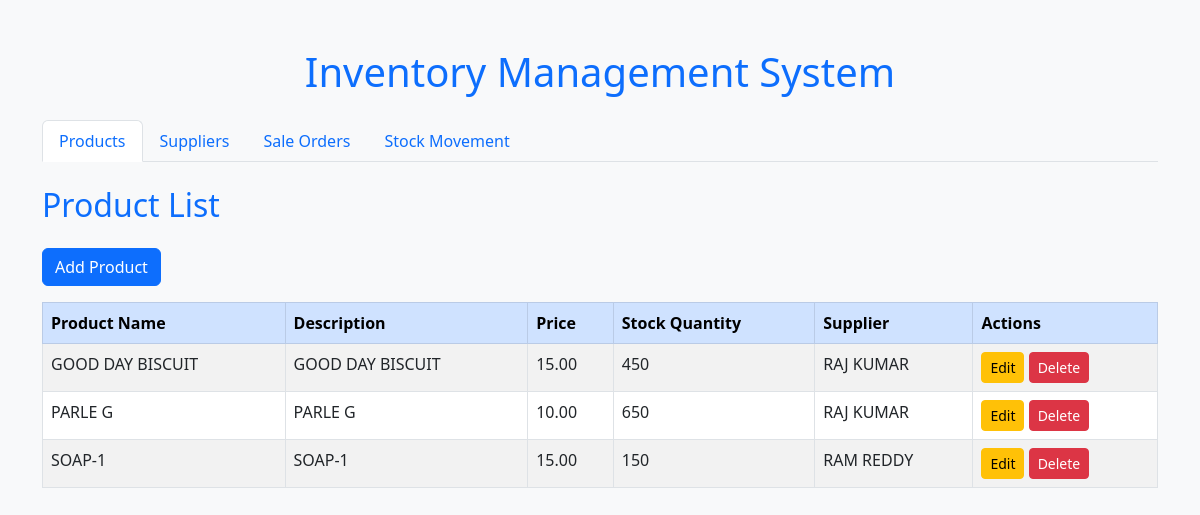
The page / on the database its author committed.
### inventory/models.py (models this page shows, shortened)
class Product(models.Model):
    name = models.CharField(max_length=100, unique=True)
    description = models.TextField()
    category = models.CharField(max_length=50)
    price = models.DecimalField(max_digits=10, decimal_places=2)
    stock_quantity = models.IntegerField()
    supplier = models.ForeignKey(Supplier, on_delete=models.CASCADE)

class Supplier(models.Model):
    name = models.CharField(max_length=100, unique=True)
    email = models.EmailField(unique=True)
    phone = models.CharField(max_length=10, unique=True)
    address = models.TextField()

### inventory/views.py (the view)
# urls.py: path("",views.index,name="index"),
def index(request):
    sale_orders = SaleOrder.objects.all()
    products = Product.objects.all()
    suppliers = Supplier.objects.all()
    stock_movements = StockMovement.objects.all()
    context={
        'sale_orders':sale_orders,
        'products':products,
        'suppliers':suppliers,
        'stock_movements':stock_movements,
    }
    return render(request, 'index.html', context)

### templates/index.html (shortened to what this page needs)
<!DOCTYPE html>
<html lang="en">
<head>
    <link rel="stylesheet" href="https://cdn.jsdelivr.net/npm/bootstrap@5.3.0-alpha3/dist/css/bootstrap.min.css">
    <link rel="stylesheet" href="https://cdnjs.cloudflare.com/ajax/libs/bootstrap-icons/1.10.5/font/bootstrap-icons.min.css">
</head>
<body class="bg-light">
<div class="container mt-5">
    <h1 class="text-center mb-4 text-primary">Inventory Management System</h1>
    <ul class="nav nav-tabs" id="inventoryTabs" role="tablist">
        <li class="nav-item" role="presentation">
            <a class="nav-link active text-primary" id="products-tab" data-bs-toggle="tab" href="#products" role="tab" aria-controls="products" aria-selected="true">Products</a>
        </li>
        <li class="nav-item" role="presentation">
            <a class="nav-link text-primary" id="suppliers-tab" data-bs-toggle="tab" href="#suppliers" role="tab" aria-controls="suppliers" aria-selected="false">Suppliers</a>
        </li>
        <li class="nav-item" role="presentation">
            <a class="nav-link text-primary" id="sale-orders-tab" data-bs-toggle="tab" href="#sale-orders" role="tab" aria-controls="sale-orders" aria-selected="false">Sale Orders</a>
        </li>
        <li class="nav-item" role="presentation">
            <a class="nav-link text-primary" id="stock-movement-tab" data-bs-toggle="tab" href="#stock-movement" role="tab" aria-controls="stock-movement" aria-selected="false">Stock Movement</a>
        </li>
    </ul>
    <div class="tab-content mt-4" id="inventoryTabsContent">
        <div class="tab-pane fade show active" id="products" role="tabpanel" aria-labelledby="products-tab">
            <h2 class="mb-4 text-primary">Product List</h2>
            <a href="{% url 'add_product' %}" class="btn btn-primary mb-3">Add Product</a>
            <table class="table table-striped table-hover table-bordered">
                <thead class="table-primary">
                    <tr>
                        <th>Product Name</th>
                        <th>Description</th>
                        <th>Price</th>
                        <th>Stock Quantity</th>
                        <th>Supplier</th>
                        <th>Actions</th>
                    </tr>
                </thead>
                <tbody>
                    {% for product in products %}
                    <tr>
                        <td>{{ product.name }}</td>
                        <td>{{ product.description }}</td>
                        <td>{{ product.price }}</td>
                        <td>{{ product.stock_quantity }}</td>
                        <td>{{ product.supplier.name }}</td>
                        <td>
                            <a href="/edit-product/{{ product.id }}" class="btn btn-warning btn-sm">Edit</a>
                            <a href="/delete-product/{{ product.id }}" class="btn btn-danger btn-sm">Delete</a>
                        </td>
                    </tr>
                    {% endfor %}
                </tbody>
            </table>
        </div>
    </div>
</div>
</body>
</html>

### rows shown on the page
Product: name "GOOD DAY BISCUIT", description "GOOD DAY BISCUIT", price "15.00", stock_quantity "450", supplier.name "RAJ KUMAR"
Product: name "PARLE G", description "PARLE G", price "10.00", stock_quantity "650", supplier.name "RAJ KUMAR"
Product: name "SOAP-1", description "SOAP-1", price "15.00", stock_quantity "150", supplier.name "RAM REDDY"
